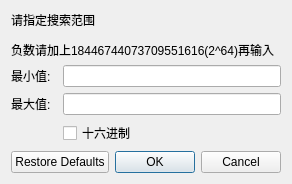
<?xml version="1.0" encoding="UTF-8"?>
<ui version="4.0">
 <class>RangeDialog</class>
 <widget class="QDialog" name="RangeDialog">
  <property name="windowTitle">
   <string>搜索范围</string>
  </property>
  <property name="windowIcon">
   <iconset resource="../rc/icons.qrc">
    <normaloff>:/icons/logo.png</normaloff>:/icons/logo.png</iconset>
  </property>
  <layout class="QGridLayout" name="gridLayout">
   <item row="4" column="2">
    <widget class="QCheckBox" name="checkHex">
     <property name="text">
      <string>十六进制</string>
     </property>
    </widget>
   </item>
   <item row="3" column="0">
    <widget class="QLabel" name="label_3">
     <property name="text">
      <string>最大值:</string>
     </property>
    </widget>
   </item>
   <item row="7" column="0" colspan="3">
    <widget class="QDialogButtonBox" name="buttonBox">
     <property name="orientation">
      <enum>Qt::Horizontal</enum>
     </property>
     <property name="standardButtons">
      <set>QDialogButtonBox::Cancel|QDialogButtonBox::Ok|QDialogButtonBox::RestoreDefaults</set>
     </property>
    </widget>
   </item>
   <item row="0" column="0" colspan="3">
    <widget class="QLabel" name="label">
     <property name="text">
      <string>&lt;html&gt;&lt;head/&gt;&lt;body&gt;&lt;p&gt;请指定搜索范围&lt;/p&gt;&lt;p&gt;负数请加上18446744073709551616(2^64)再输入&lt;/p&gt;&lt;/body&gt;&lt;/html&gt;</string>
     </property>
    </widget>
   </item>
   <item row="2" column="0">
    <widget class="QLabel" name="label_2">
     <property name="text">
      <string>最小值:</string>
     </property>
    </widget>
   </item>
   <item row="3" column="2">
    <widget class="QLineEdit" name="lineMax"/>
   </item>
   <item row="2" column="2">
    <widget class="QLineEdit" name="lineMin"/>
   </item>
  </layout>
 </widget>
 <resources>
  <include location="../rc/icons.qrc"/>
 </resources>
 <connections>
  <connection>
   <sender>buttonBox</sender>
   <signal>accepted()</signal>
   <receiver>RangeDialog</receiver>
   <slot>accept()</slot>
   <hints>
    <hint type="sourcelabel">
     <x>248</x>
     <y>254</y>
    </hint>
    <hint type="destinationlabel">
     <x>157</x>
     <y>274</y>
    </hint>
   </hints>
  </connection>
  <connection>
   <sender>buttonBox</sender>
   <signal>rejected()</signal>
   <receiver>RangeDialog</receiver>
   <slot>reject()</slot>
   <hints>
    <hint type="sourcelabel">
     <x>316</x>
     <y>260</y>
    </hint>
    <hint type="destinationlabel">
     <x>286</x>
     <y>274</y>
    </hint>
   </hints>
  </connection>
 </connections>
</ui>
